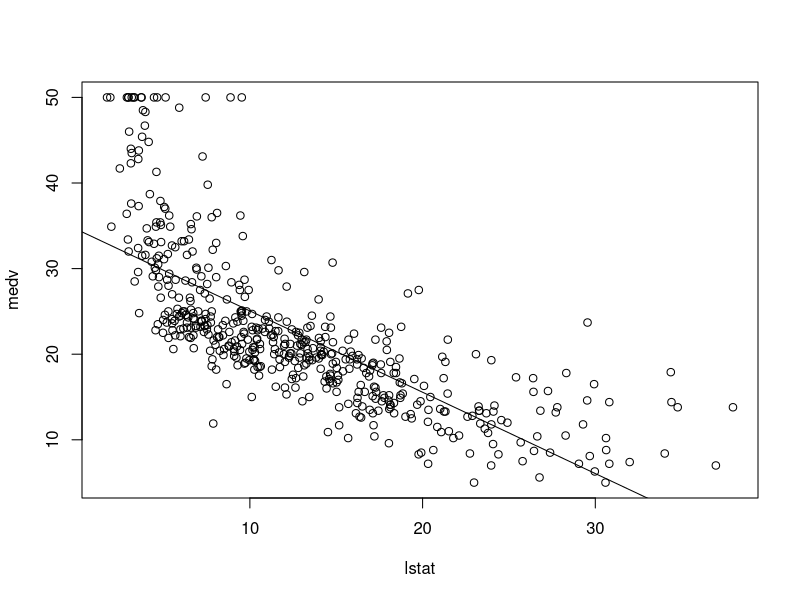
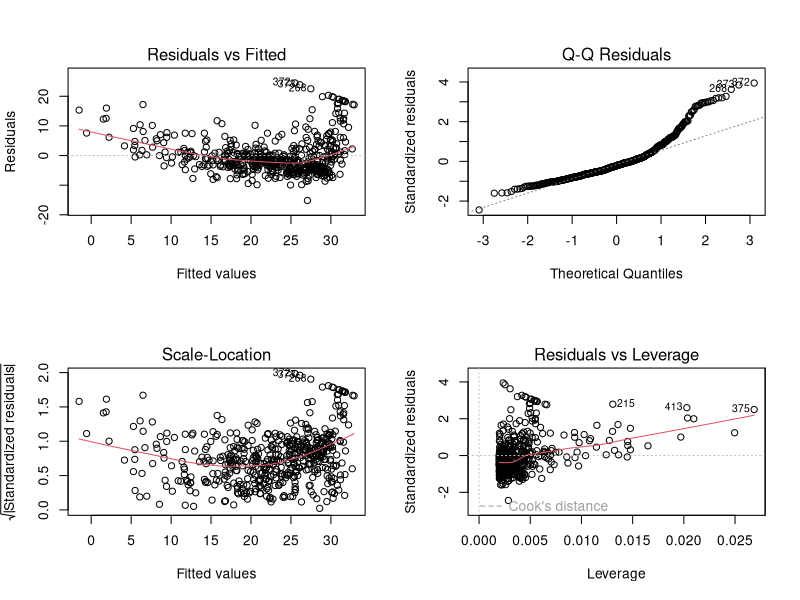
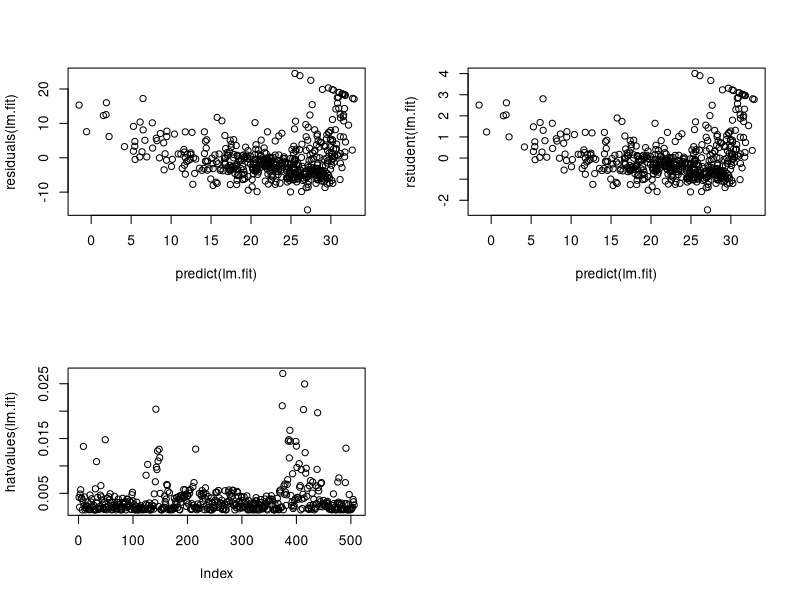
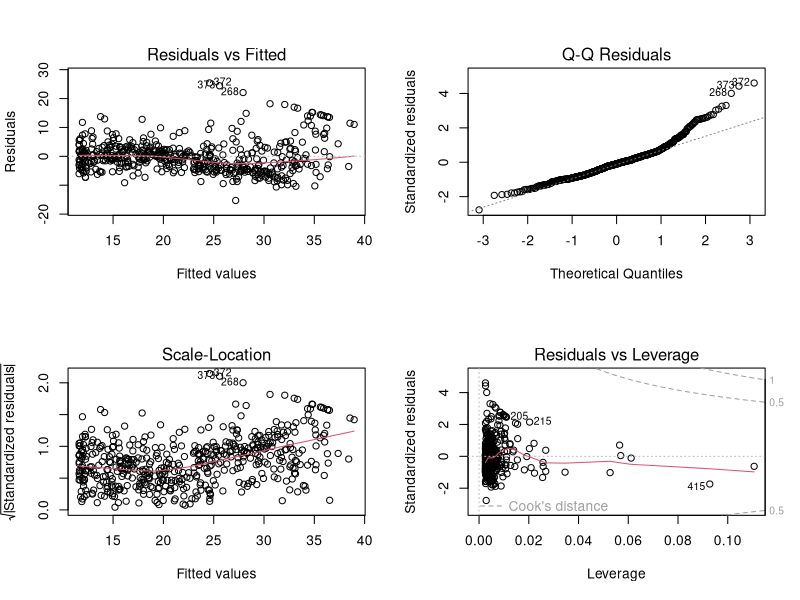

R code for these plots, in order:
## ---- chunk 1
library(MASS)
attach(Boston)
lm.fit=lm(medv~lstat)
## ---- chunk 2
summary(lm.fit)
## ---- chunk 3
names(lm.fit)
## ---- chunk 4
coef(lm.fit)
## ---- chunk 5
confint(lm.fit)
## ---- chunk 6
predict(lm.fit,data.frame(lstat=c(5,10,15)),interval="confidence")
## ---- chunk 7
predict(lm.fit,data.frame(lstat=c(5,10,15)),interval="prediction")
#As expected, the confidence and prediction intervals are centered around the same point, but the latter is much wider
## ---- chunk 8
plot(lstat,medv)
abline(lm.fit)
## ---- chunk 9
par(mfrow=c(2,2))
plot(lm.fit)
## ---- chunk 10
plot(predict(lm.fit), residuals(lm.fit))
plot(predict(lm.fit), rstudent(lm.fit))
## ---- chunk 11
plot(hatvalues(lm.fit))
which.max(hatvalues(lm.fit))
## ---- chunk 12
lm.fit=lm(medv~lstat+age)
summary(lm.fit)
## ---- chunk 13
lm.fit=lm(medv~., data=Boston)
summary(lm.fit)
## ---- chunk 14
summary(lm.fit)$r.sq
summary(lm.fit)$sigma
## ---- chunk 15
library(car)
vif(lm.fit)
## ---- chunk 16
summary(lm(medv~lstat*age))
## ---- chunk 17
lm.fit2=lm(medv~lstat+I(lstat^2))
summary(lm.fit2)
## ---- chunk 18
lm.fit=lm(medv~lstat)
anova(lm.fit,lm.fit2)
## ---- chunk 19
par(mfrow=c(2,2))
plot(lm.fit2)
## ---- chunk 20
lm.fit5=lm(medv~poly(lstat,5))
summary(lm.fit5)
